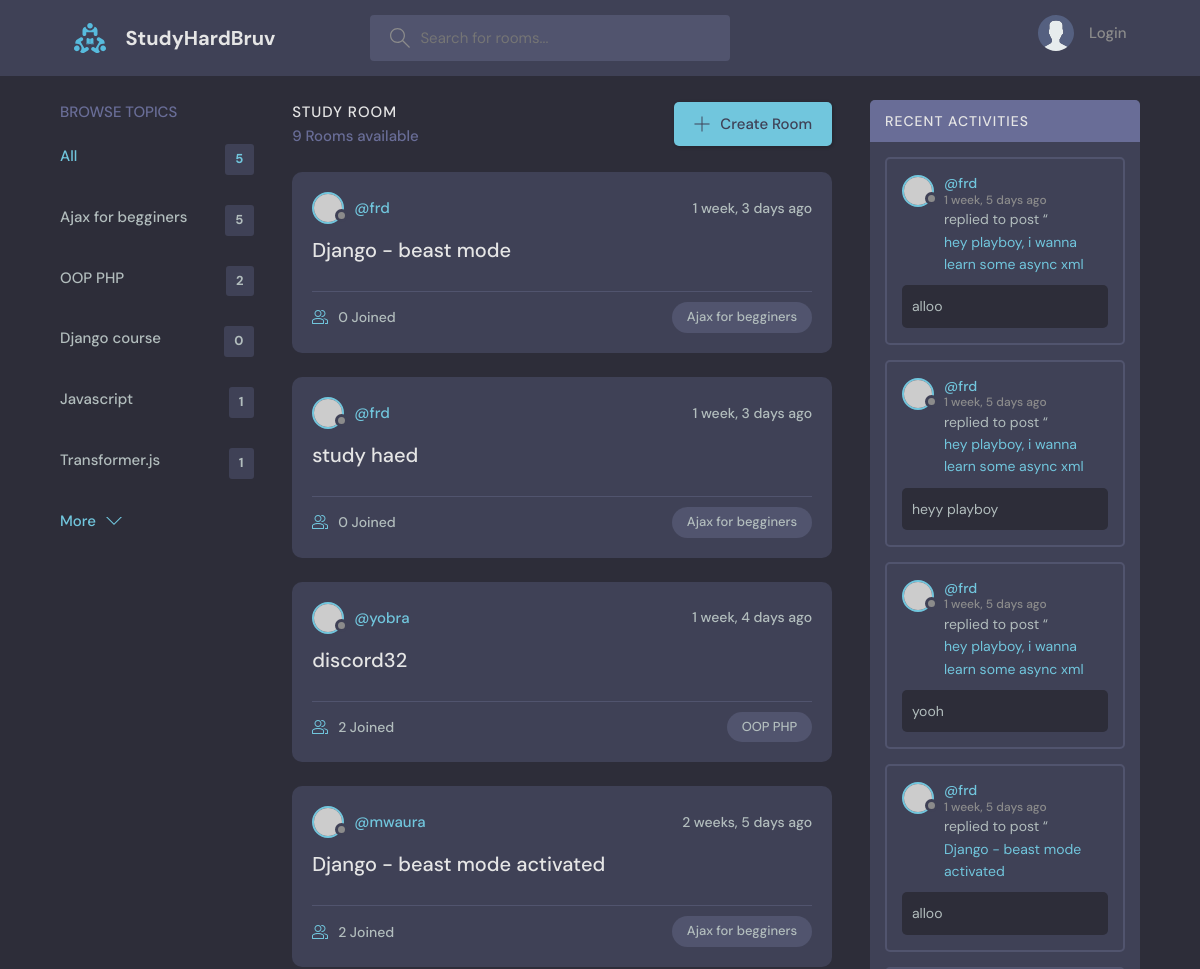
The app's page / (upper part), older data.
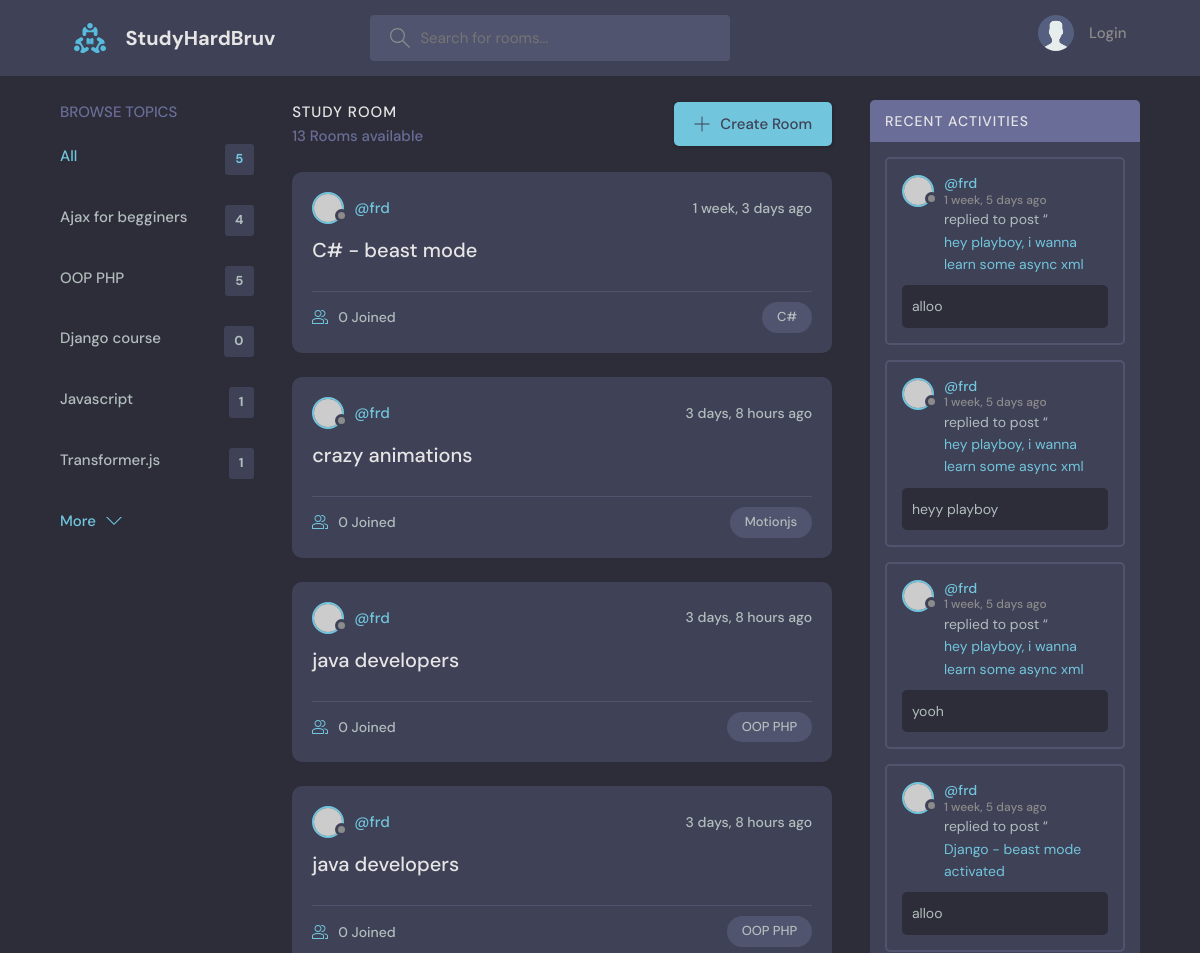
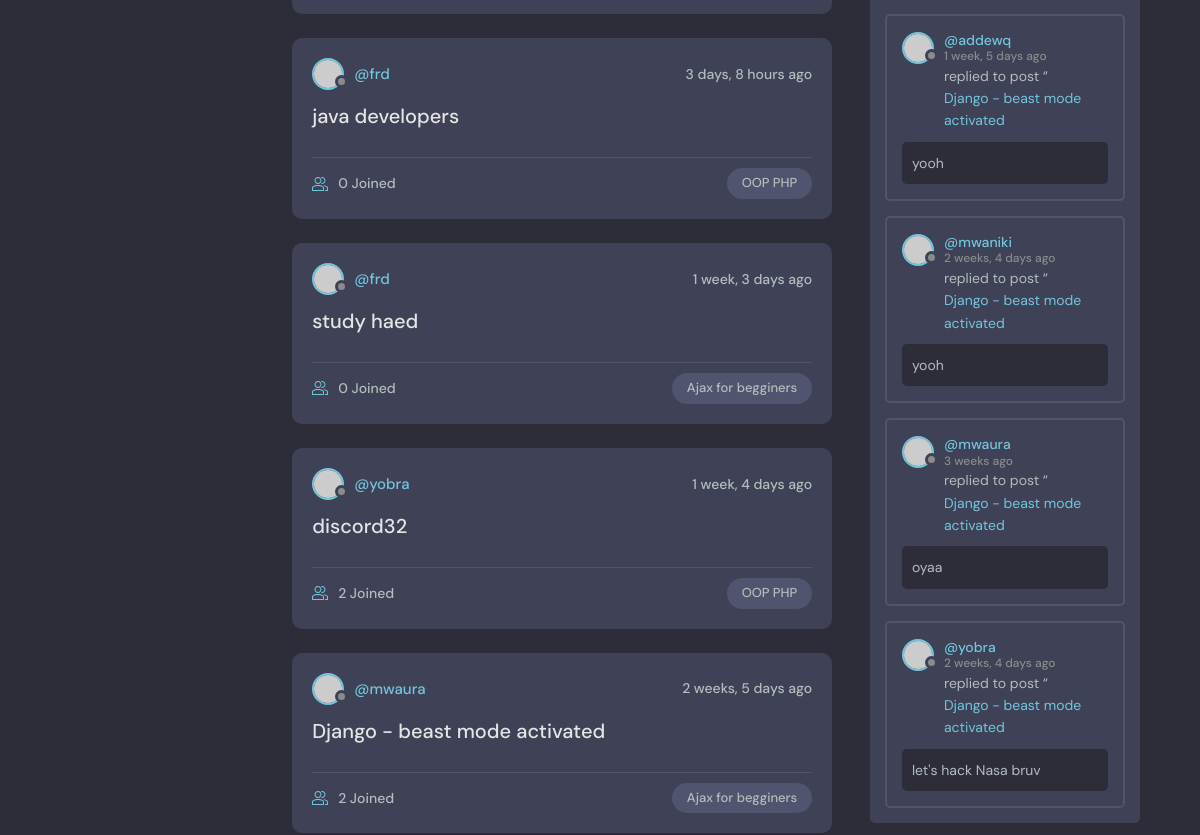
The same page, newer data (2 pictures, top to bottom).
### base/models.py (models this page shows, shortened)
class Topic(models.Model):
  name = models.CharField(max_length=200)
  slug = models.SlugField(unique=True, blank=True)

class Room(models.Model):
  host = models.ForeignKey(User, on_delete=models.SET_NULL, null=True)
  topic = models.ForeignKey(Topic, on_delete=models.SET_NULL, null=True)
  name = models.CharField(max_length=200)
  description = models.TextField(null=True, blank=True)
  participants = models.ManyToManyField(User, related_name='parcipants', blank=True)
  updated = models.DateTimeField(auto_now=True)
  created = models.DateTimeField(auto_now_add=True)
  class Meta:
    ordering = ['-updated', '-created']

class Message(models.Model):
  user = models.ForeignKey(User, on_delete=models.CASCADE)
  room = models.ForeignKey(Room, on_delete=models.CASCADE)
  body = models.TextField()
  updated = models.DateTimeField(auto_now=True)
  created = models.DateTimeField(auto_now_add=True)
  class Meta:
    ordering = ['-updated', '-created']

### base/views.py (the view)
# urls.py: path('', views.home, name="Home"),
def home(request):
  q = request.GET.get('q') if request.GET.get('q') != None else ''
  rooms = Room.objects.filter(
    Q(topic__name__icontains=q) |
    Q(topic__slug__icontains=q) |
    Q(name__icontains=q) |
    Q(description__icontains=q)
    )
  topics = Topic.objects.all()[0:5]
  room_count = rooms.count()
  room_messages = Message.objects.filter(Q(room__topic__name__icontains=q))
  context = {'rooms': rooms, 'topics': topics, 'room_count': room_count, 'room_messages': room_messages}
  return render(request, 'base/home.html', context)

### base/templates/base/home.html (shortened to what this page needs)
{% extends 'main.html' %}
{% block content %}
    <main class="layout layout--3">
      <div class="container">
        {% include 'base/topics_component.html' %}
        <div class="roomList">
          <div class="roomList__header">
            <div>
              <h2>Study Room</h2>
              <p>{{room_count}} Rooms available</p>
            </div>
            <a class="btn btn--main" href="{% url 'create-room' %}">
              <svg version="1.1" xmlns="http://www.w3.org/2000/svg" width="32" height="32" viewBox="0 0 32 32">
                <title>add</title>
                <path
                  d="M16.943 0.943h-1.885v14.115h-14.115v1.885h14.115v14.115h1.885v-14.115h14.115v-1.885h-14.115v-14.115z"
                ></path>
              </svg>
              Create Room
            </a>
          </div>
          {% include 'base/feed_component.html' %}
        </div>
         {% include 'base/activity_component.html' %}
      </div>
    </main>
{% endblock %}

### base/templates/base/topics_component.html
 <div class="topics">
   <div class="topics__header">
     <h2>Browse Topics</h2>
   </div>
   <ul class="topics__list">
     <li>
      <a href="{% url 'Home' %}" class="active">All <span>{{topics.count}}</span></a>
     </li>
     {% for topic in topics %}
     <li>
      <a href="{% url 'Home' %}?q={{topic.slug}}">{{topic.name}} <span>{{topic.room_set.all.count}}</span></a>
     </li>
     {% endfor %}
   </ul>
   <a class="btn btn--link" href="{% url 'topics' %}">
     More
     <svg version="1.1" xmlns="http://www.w3.org/2000/svg" width="32" height="32" viewBox="0 0 32 32">
      <title>chevron-down</title>
      <path d="M16 21l-13-13h-3l16 16 16-16h-3l-13 13z"></path>
     </svg>
   </a>
 </div>

### base/templates/base/feed_component.html (shortened to what this page needs)
{% for room in rooms %}
  <div class="roomListRoom">
    <div class="roomListRoom__header">
      <a href="{% url 'user-profile' room.host.id %}" class="roomListRoom__author">
        <div class="avatar avatar--small">
          <img src="https://randomuser.me/api/portraits/women/11.jpg" />
        </div>
        <span>@{{room.host.username}}</span>
      </a>
      <div class="roomListRoom__actions">
        <span>{{room.created|timesince}} ago</span>
      </div>
    </div>
    <div class="roomListRoom__content">
      <a href="{% url 'room' room.id %}">{{room.name}}</a>
    </div>
    <div class="roomListRoom__meta">
      <a href="{% url 'room' room.id %}" class="roomListRoom__joined">
        {{room.participants.all.count}} Joined
      </a>
      <p class="roomListRoom__topic">{{room.topic.name}}</p>
    </div>
  </div>
{% endfor %}

### base/templates/base/activity_component.html (shortened to what this page needs)
<div class="activities">
  <div class="activities__header">
    <h2>Recent Activities</h2>
  </div>
  {% for message in room_messages %}
  <div class="activities__box">
    <div class="activities__boxHeader roomListRoom__header">
      <a href="{% url 'user-profile' message.user.id %}" class="roomListRoom__author">
        <div class="avatar avatar--small">
          <img src="https://randomuser.me/api/portraits/women/11.jpg" />
        </div>
        <p>
          @{{message.user.username}}
          <span>{{message.created|timesince}} ago</span>
        </p>
      </a>
    </div>
    <div class="activities__boxContent">
      <p>replied to post “<a href="{% url 'room' message.room.id %}">{{message.room.name}}</a></p>
      <div class="activities__boxRoomContent">
        {{message.body}}
      </div>
    </div>
  </div>
  {% endfor %}
</div>

Row changes from the older to the newer data that the page shows:
computed for Topic "Ajax for begginers": room_set.all.count "5" → "4"
computed for Topic "OOP PHP": room_set.all.count "2" → "5"
changed Room: name "Django - beast mode" → "C# - beast mode"; topic.name "Ajax for begginers" → "C#"
added Room: host.username "frd", created "3 days, 8 hours", name "crazy animations", participants.all.count "0", topic.name "Motionjs"
added Room: host.username "frd", created "3 days, 8 hours", name "java developers", participants.all.count "0", topic.name "OOP PHP"
added Room: host.username "frd", created "3 days, 8 hours", name "java developers", participants.all.count "0", topic.name "OOP PHP"
added Room: host.username "frd", created "3 days, 8 hours", name "java developers", participants.all.count "0", topic.name "OOP PHP"
now on this page (row unchanged): Message: user.username "addewq", created "1 week, 5 days", room.name "Django - beast mode activated", body "yooh"
now on this page (row unchanged): Message: user.username "mwaniki", created "2 weeks, 4 days", room.name "Django - beast mode activated", body "yooh"
now on this page (row unchanged): Message: user.username "mwaura", created "3 weeks", room.name "Django - beast mode activated", body "oyaa"
now on this page (row unchanged): Message: user.username "yobra", created "2 weeks, 4 days", room.name "Django - beast mode activated", body "let's hack Nasa bruv"
Text that changed along with them:
{{ room_count }}: "9" → "13"
